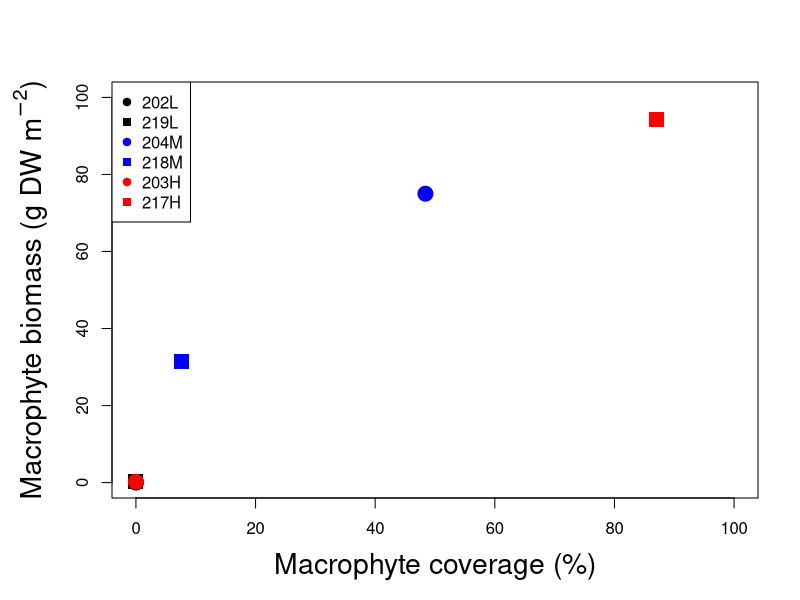

Recreate this plot in R.
### Figure S2 in Yamamichi et al. 
### A shady phytoplankton paradox: When phytoplankton increases under low light
# Macrophyte biomass vs. macrophyte coverage

cover<-c(0,0,48.4,7.7,0,87.0)
macro<-c(0,0.2,75,31.5,0.2,94.3)
type <- c("202L", "219L", "204M", "218M", "203H", "217H") 
cols <- c("black", "black", "blue", "blue", "red", "red")
pchs <- c(19, 15, 19, 15, 19, 15)

dev.new(width=8,height=6); 
par(mar=c(5, 5.5, 4, 2) + 0.1)
plot(cover, macro, xlim = c(0,100), ylim = c(0, 100),
     xlab = "Macrophyte coverage (%)", ylab =expression(paste("Macrophyte biomass (g DW ", m^{-2}, ")")),pch=pchs,col=cols,cex=2,cex.lab=1.7)
legend("topleft", legend = type, pch = pchs, col = cols)

cor(cover,macro,method="spearman")
cor.test(cover,macro,method="spearman")